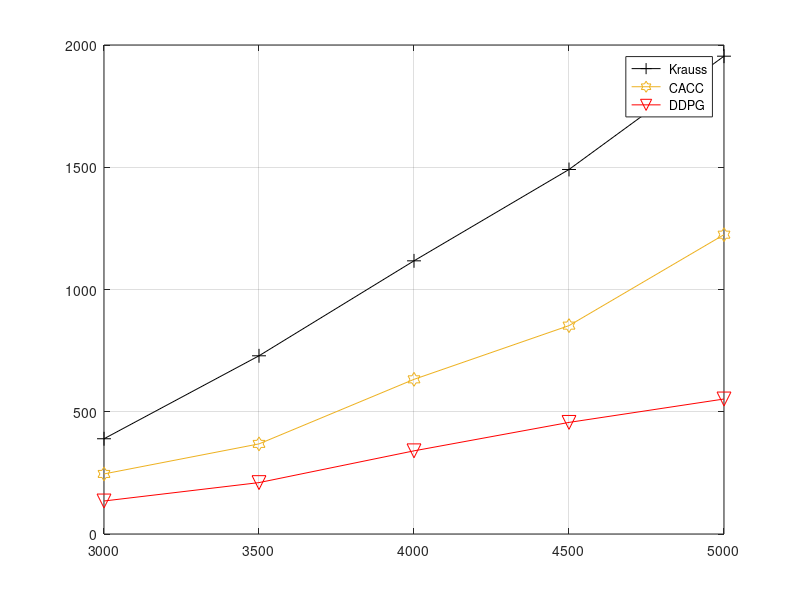

Recreate this plot in MATLAB. (Note: this script raises an error after producing the figure.)
A = 3000:500:5000;
N_A = length(A);
x=1:N_A;

Krauss = [389.57 728.87 1117.26 1490.87 1954.25];
CACC = [245.69 368.54 632.58 852.28 1224.28];
DDPG = [134.98 210.21 340.14 456.42 552.15];

figure('name','Average waiting time against vehicle density'),
plot(A(x),Krauss(x),'-+k','MarkerSize',10);
hold on,
plot(A(x),CACC(x),'-h','MarkerSize',10,'Color',[0.9290 0.6940 0.1250]);
hold on,
plot(A(x),DDPG(x),'-vr','MarkerSize',10);

legend(' Krauss', ' CACC', ' DDPG');
grid on,
figure_FontSize=12;

set(get(gca,'XLabel'),'FontSize',figure_FontSize,'Vertical','top');

set(findobj('FontSize',12),'FontSize',figure_FontSize);
set(findobj(get(gca,'Children'),'LineWidth',0.5),'LineWidth',2.5);
set(gca,'XTick',[3000 3500 4000 4500 5000]);
set(gca, 'XLim',[2800, 5200]);
set(gca,'YTick',[0 200 400 600 800 1000 1200 1400 1600 1800 2000]);
set(gca, 'YLim',[0, 2000]);
xlabel('Traffic Flow (veh/h)');
ylabel('Average Waiting Time (ms)');